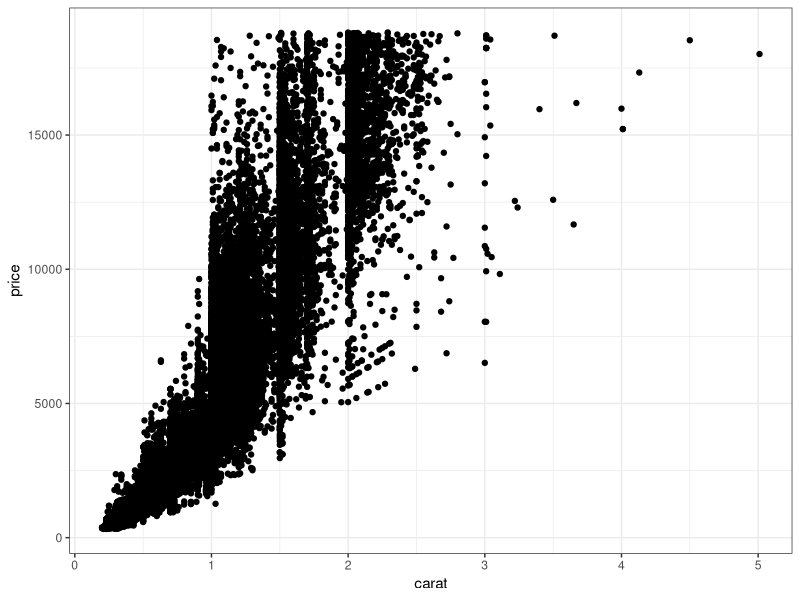
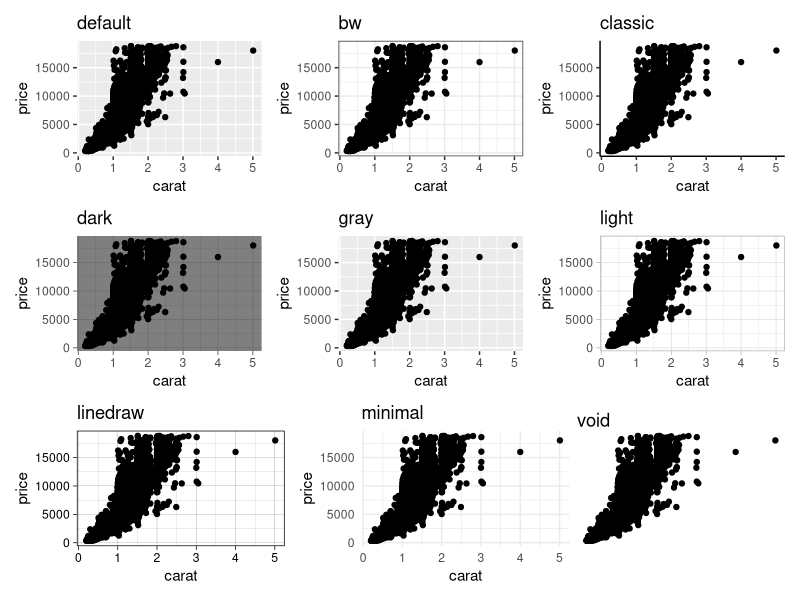
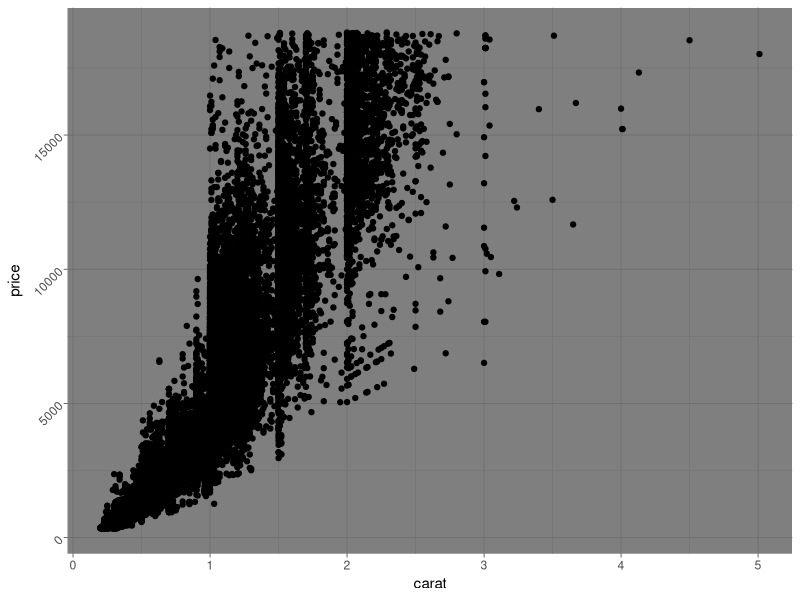
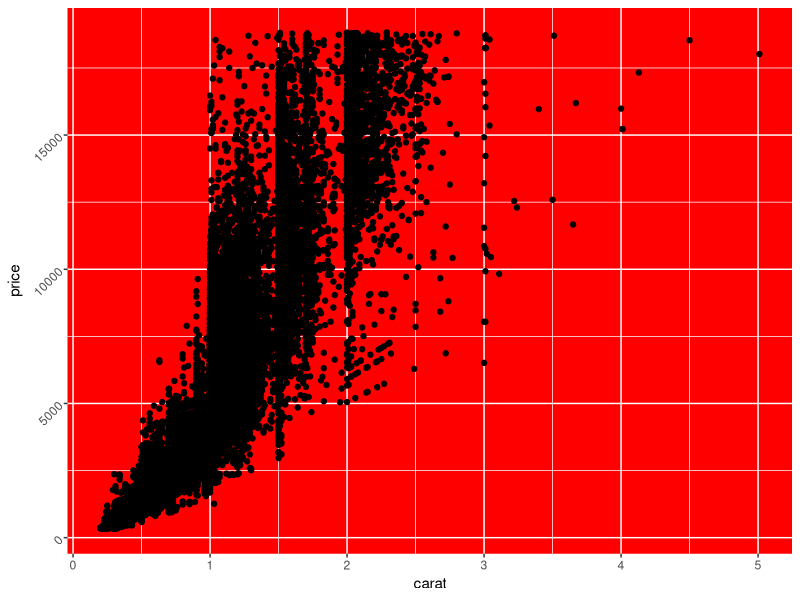

These charts were generated, in order, by the following R code:
## ---- chunk 1
knitr::opts_chunk$set(echo = TRUE)
library(tidyverse)
library(patchwork)
## ---- chunk 2
ggplot(diamonds, aes(carat, price)) +
  geom_point() +
  theme_bw()
## ---- chunk 3
base <- diamonds |>
  sample_frac(0.2) |> 
  ggplot(aes(carat, price)) +
  geom_point() 

default <- base +
  ggtitle("default")

bw <- base +
   theme_bw() +
  ggtitle("bw")

classic <- base +
   theme_classic()  +
  ggtitle("classic")

dark <- base +
 theme_dark() +
  ggtitle("dark")

gray <- base +
  theme_gray() +
  ggtitle("gray")

light <- base +
  theme_light() +
  ggtitle("light")

linedraw <- base +
  theme_linedraw() +
  ggtitle("linedraw")

minimal <- base +
  theme_minimal() +
  ggtitle("minimal")

void <- base +
  theme_void() +
  ggtitle("void")



(default | bw | classic) / (dark | gray|light) / (linedraw|minimal|void)
## ---- chunk 4
diamonds |> 
  ggplot(aes(carat, price)) +
  geom_point() +
  theme_dark() +
  theme(axis.text.y = element_text(angle= 45))
## ---- chunk 5
diamonds |>
  ggplot(aes(carat, price)) +
  geom_point() +
  theme(axis.text.y = element_text(angle= 45),
        panel.background = element_rect(fill = "red"))
